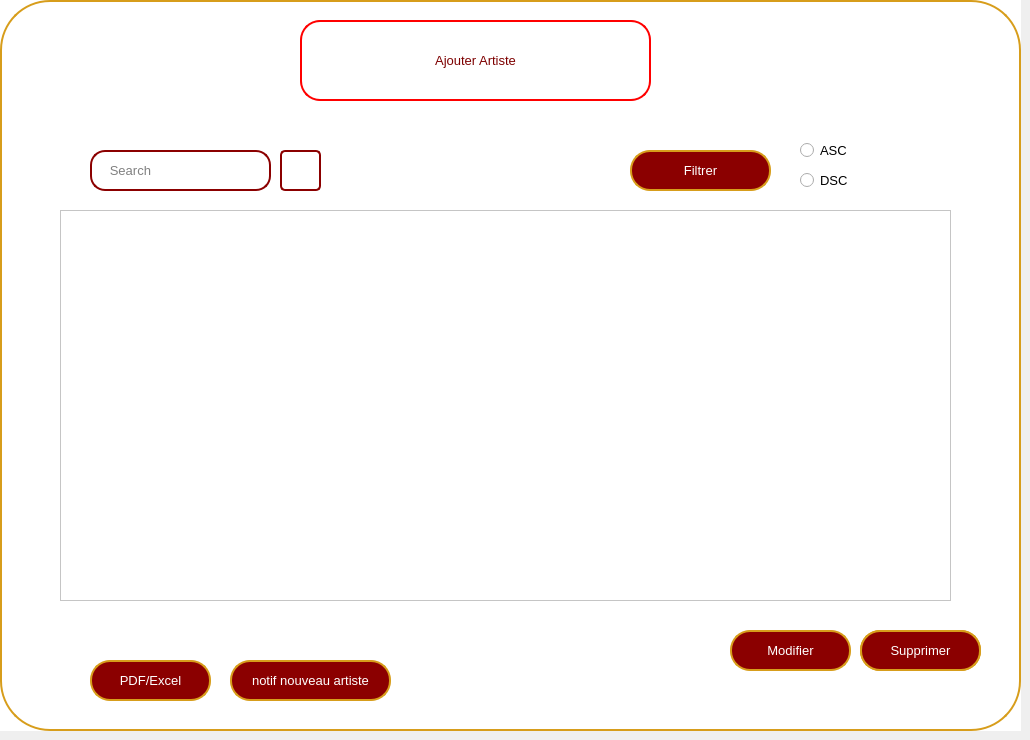
    <widget class="QWidget" name="listeartistepage">
     <widget class="QWidget" name="events_widget" native="true">
      <property name="geometry">
       <rect>
        <x>0</x>
        <y>0</y>
        <width>1021</width>
        <height>731</height>
       </rect>
      </property>
      <property name="font">
       <font>
        <pointsize>10</pointsize>
       </font>
      </property>
      <property name="styleSheet">
       <string notr="true">background-color: rgb(255, 255, 255);
</string>
      </property>
      <widget class="QPushButton" name="border2_2">
       <property name="geometry">
        <rect>
         <x>0</x>
         <y>0</y>
         <width>1021</width>
         <height>731</height>
        </rect>
       </property>
       <property name="styleSheet">
        <string notr="true">/*QPushButton {
    background-color: white;
    color: darkred;
    border: 2px solid darkred;
    border-radius: 50px;
    padding: 10px; 
}*/
QPushButton {
    background-color: white;
    color: darkred;
    border: 2px solid rgb(215, 157, 27);
    border-radius: 50px;
    padding: 10px; 
}</string>
       </property>
       <property name="text">
        <string/>
       </property>
      </widget>
      <widget class="QPushButton" name="pushButton_23">
       <property name="geometry">
        <rect>
         <x>860</x>
         <y>630</y>
         <width>121</width>
         <height>41</height>
        </rect>
       </property>
       <property name="styleSheet">
        <string notr="true">QPushButton {
    background-color: darkred;
    color: white;
    border: 2px solid rgb(215, 157, 27);
    border-radius: 20px; 
    padding: 10px; 
}

QPushButton:hover {
    background-color: rgb(215, 157, 27); 
}

QLineEdit {
    border: 2px solid darkred;
    border-radius: 15px; 
    padding: 5px; 
    color: white;
}

QLineEdit:focus {
    border: 2px solid darkred;
    border-radius: 15px; 
    padding: 5px; 
    color: white;
}
</string>
       </property>
       <property name="text">
        <string>Supprimer</string>
       </property>
      </widget>
      <widget class="QPushButton" name="AjoutA">
       <property name="geometry">
        <rect>
         <x>300</x>
         <y>20</y>
         <width>351</width>
         <height>81</height>
        </rect>
       </property>
       <property name="font">
        <font>
         <family>MS Shell Dlg 2</family>
         <pointsize>10</pointsize>
         <weight>50</weight>
         <italic>false</italic>
         <bold>false</bold>
        </font>
       </property>
       <property name="styleSheet">
        <string notr="true">QPushButton {
    background-color: white;
    color: rgb(125, 0, 0);
    border: 2px solid rgb(255, 0, 0); 
    border-radius: 20px; 
    padding: 10px; 
    transition: background-color 0.3s, color 0.3s; 
}
QPushButton:hover {
    background-color: rgb(215, 157, 27);
    color: white;
    border: 4px solid rgb(215, 157, 27); 
    outline: none; 
}</string>
       </property>
       <property name="text">
        <string>Ajouter Artiste</string>
       </property>
       <property name="icon">
        <iconset resource="src.qrc">
         <normaloff>:/src/contrat png.jpg</normaloff>:/src/contrat png.jpg</iconset>
       </property>
       <property name="iconSize">
        <size>
         <width>100</width>
         <height>50</height>
        </size>
       </property>
      </widget>
      <widget class="QLineEdit" name="lineEdit_4">
       <property name="geometry">
        <rect>
         <x>90</x>
         <y>150</y>
         <width>181</width>
         <height>41</height>
        </rect>
       </property>
       <property name="styleSheet">
        <string notr="true">QLineEdit {
    border: 2px solid darkred;
    border-radius: 15px; /* Make it larger for a circular shape */
    padding: 5px; /* Adjust as needed */
    color: grey;
}

QLineEdit:focus {
    border: 2px solid darkred;
    border-radius: 15px; /* Make it larger for a circular shape */
    padding: 5px; /* Adjust as needed */
    color: grey;
}</string>
       </property>
       <property name="text">
        <string>   Search</string>
       </property>
      </widget>
      <widget class="QPushButton" name="exportToPdfButton">
       <property name="geometry">
        <rect>
         <x>90</x>
         <y>660</y>
         <width>121</width>
         <height>41</height>
        </rect>
       </property>
       <property name="styleSheet">
        <string notr="true">QPushButton {
    background-color: darkred;
    color: white;
    border: 2px solid rgb(215, 157, 27);
    border-radius: 20px; 
    padding: 10px; 
}

QPushButton:hover {
    background-color: rgb(215, 157, 27); 
}

QLineEdit {
    border: 2px solid darkred;
    border-radius: 15px; 
    padding: 5px; 
    color: white;
}

QLineEdit:focus {
    border: 2px solid darkred;
    border-radius: 15px; 
    padding: 5px; 
    color: white;
}
</string>
       </property>
       <property name="text">
        <string>PDF/Excel</string>
       </property>
      </widget>
      <widget class="QPushButton" name="pbmodifA">
       <property name="geometry">
        <rect>
         <x>730</x>
         <y>630</y>
         <width>121</width>
         <height>41</height>
        </rect>
       </property>
       <property name="styleSheet">
        <string notr="true">QPushButton {
    background-color: darkred;
    color: white;
    border: 2px solid rgb(215, 157, 27);
    border-radius: 20px; 
    padding: 10px; 
}

QPushButton:hover {
    background-color: rgb(215, 157, 27); 
}

QLineEdit {
    border: 2px solid darkred;
    border-radius: 15px; 
    padding: 5px; 
    color: white;
}

QLineEdit:focus {
    border: 2px solid darkred;
    border-radius: 15px; 
    padding: 5px; 
    color: white;
}
</string>
       </property>
       <property name="text">
        <string>Modifier</string>
       </property>
      </widget>
      <widget class="QPushButton" name="pb_trier">
       <property name="geometry">
        <rect>
         <x>630</x>
         <y>150</y>
         <width>141</width>
         <height>41</height>
        </rect>
       </property>
       <property name="font">
        <font>
         <pointsize>10</pointsize>
        </font>
       </property>
       <property name="styleSheet">
        <string notr="true">QPushButton {
    background-color: darkred;
    color: white;
    border: 2px solid rgb(215, 157, 27);
    border-radius: 20px; 
    padding: 10px; 
}

QPushButton:hover {
    background-color: rgb(215, 157, 27); 
}

QLineEdit {
    border: 2px solid darkred;
    border-radius: 15px; 
    padding: 5px; 
    color: white;
}

QLineEdit:focus {
    border: 2px solid darkred;
    border-radius: 15px; 
    padding: 5px; 
    color: white;
}
</string>
       </property>
       <property name="text">
        <string>Filtrer</string>
       </property>
      </widget>
      <widget class="QPushButton" name="search_buttonn">
       <property name="geometry">
        <rect>
         <x>280</x>
         <y>150</y>
         <width>41</width>
         <height>41</height>
        </rect>
       </property>
       <property name="styleSheet">
        <string notr="true">QPushButton {
    background-color: white;
    color: darkred;
    border: 2px solid darkred;
    border-radius: 5px; 
    padding: 10px; 
}</string>
       </property>
       <property name="text">
        <string/>
       </property>
       <property name="icon">
        <iconset resource="src.qrc">
         <normaloff>:/src/search.png</normaloff>:/src/search.png</iconset>
       </property>
      </widget>
      <widget class="QPushButton" name="pushButton_26">
       <property name="geometry">
        <rect>
         <x>860</x>
         <y>630</y>
         <width>121</width>
         <height>41</height>
        </rect>
       </property>
       <property name="styleSheet">
        <string notr="true">QPushButton {
    background-color: darkred;
    color: white;
    border: 2px solid rgb(215, 157, 27);
    border-radius: 20px; 
    padding: 10px; 
}

QPushButton:hover {
    background-color: rgb(215, 157, 27); 
}

QLineEdit {
    border: 2px solid darkred;
    border-radius: 15px; 
    padding: 5px; 
    color: white;
}

QLineEdit:focus {
    border: 2px solid darkred;
    border-radius: 15px; 
    padding: 5px; 
    color: white;
}
</string>
       </property>
       <property name="text">
        <string>Supprimer</string>
       </property>
      </widget>
      <widget class="QRadioButton" name="a">
       <property name="geometry">
        <rect>
         <x>800</x>
         <y>140</y>
         <width>97</width>
         <height>20</height>
        </rect>
       </property>
       <property name="text">
        <string>ASC</string>
       </property>
      </widget>
      <widget class="QRadioButton" name="d">
       <property name="geometry">
        <rect>
         <x>800</x>
         <y>170</y>
         <width>97</width>
         <height>20</height>
        </rect>
       </property>
       <property name="text">
        <string>DSC</string>
       </property>
      </widget>
      <widget class="QTableView" name="tableView_2">
       <property name="geometry">
        <rect>
         <x>60</x>
         <y>210</y>
         <width>891</width>
         <height>391</height>
        </rect>
       </property>
      </widget>
      <widget class="QPushButton" name="exportToPdfButton_2">
       <property name="geometry">
        <rect>
         <x>230</x>
         <y>660</y>
         <width>161</width>
         <height>41</height>
        </rect>
       </property>
       <property name="styleSheet">
        <string notr="true">QPushButton {
    background-color: darkred;
    color: white;
    border: 2px solid rgb(215, 157, 27);
    border-radius: 20px; 
    padding: 10px; 
}

QPushButton:hover {
    background-color: rgb(215, 157, 27); 
}

QLineEdit {
    border: 2px solid darkred;
    border-radius: 15px; 
    padding: 5px; 
    color: white;
}

QLineEdit:focus {
    border: 2px solid darkred;
    border-radius: 15px; 
    padding: 5px; 
    color: white;
}
</string>
       </property>
       <property name="text">
        <string>notif nouveau artiste</string>
       </property>
      </widget>
     </widget>
    </widget>
